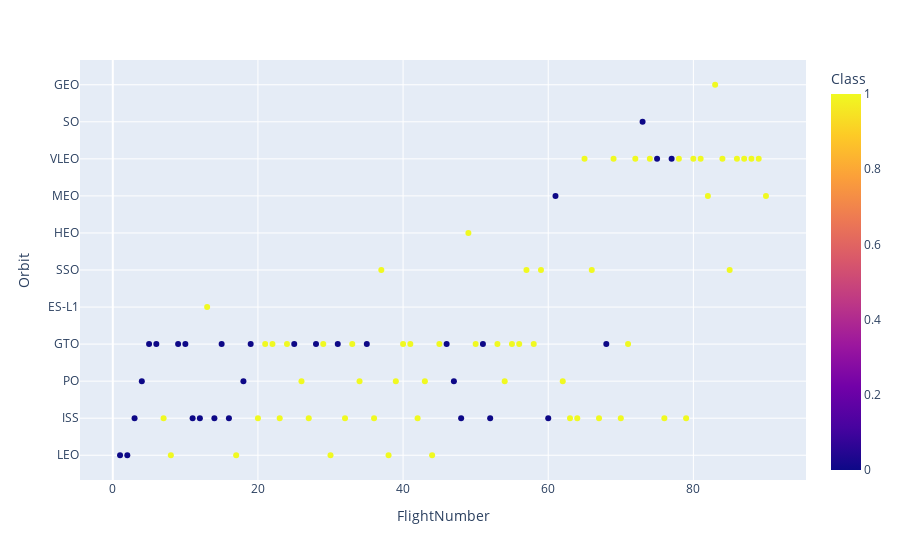

Notebook source saved alongside this figure:
### Markdown cell above
For each orbit, we want to see if there is any relationship between FlightNumber and Orbit type.

### Code cell
# Plot a scatter point chart with x axis to be FlightNumber and y axis to be the Orbit, and hue to be the class value
px.scatter(df, x="FlightNumber", y="Orbit", color="Class")

### Figure 1 — Plotly figure (JSON) as saved in the notebook; plotly's stock layout.template omitted (floating-point values rounded to 4 significant figures)
{"data": [{"hovertemplate": "FlightNumber=%{x}<br>Orbit=%{y}<br>Class=%{marker.color}<extra></extra>", "legendgroup": "", "marker": {"color": [0, 0, 0, 0, 0, 0, 1, 1, 0, 0, 0, 0, 1, 0, 0, 0, 1, 0, 0, 1, 1, 1, 1, 1, 0, 1, 1, 0, 1, 1, 0, 1, 1, 1, 0, 1, 1, 1, 1, 1, 1, 1, 1, 1, 1, 0, 0, 0, 1, 1, 0, 0, 1, 1, 1, 1, 1, 1, 1, 0, 0, 1, 1, 1, 1, 1, 1, 0, 1, 1, 1, 1, 0, 1, 0, 1, 0, 1, 1, 1, 1, 1, 1, 1, 1, 1, 1, 1, 1, 1], "coloraxis": "coloraxis", "symbol": "circle"}, "mode": "markers", "name": "", "orientation": "h", "showlegend": false, "type": "scatter", "x": [1, 2, 3, 4, 5, 6, 7, 8, 9, 10, 11, 12, 13, 14, 15, 16, 17, 18, 19, 20, 21, 22, 23, 24, 25, 26, 27, 28, 29, 30, 31, 32, 33, 34, 35, 36, 37, 38, 39, 40, 41, 42, 43, 44, 45, 46, 47, 48, 49, 50, 51, 52, 53, 54, 55, 56, 57, 58, 59, 60, 61, 62, 63, 64, 65, 66, 67, 68, 69, 70, 71, 72, 73, 74, 75, 76, 77, 78, 79, 80, 81, 82, 83, 84, 85, 86, 87, 88, 89, 90], "xaxis": "x", "y": ["LEO", "LEO", "ISS", "PO", "GTO", "GTO", "ISS", "LEO", "GTO", "GTO", "ISS", "ISS", "ES-L1", "ISS", "GTO", "ISS", "LEO", "PO", "GTO", "ISS", "GTO", "GTO", "ISS", "GTO", "GTO", "PO", "ISS", "GTO", "GTO", "LEO", "GTO", "ISS", "GTO", "PO", "GTO", "ISS", "SSO", "LEO", "PO", "GTO", "GTO", "ISS", "PO", "LEO", "GTO", "GTO", "PO", "ISS", "HEO", "GTO", "GTO", "ISS", "GTO", "PO", "GTO", "GTO", "SSO", "GTO", "SSO", "ISS", "MEO", "PO", "ISS", "ISS", "VLEO", "SSO", "ISS", "GTO", "VLEO", "ISS", "GTO", "VLEO", "SO", "VLEO", "VLEO", "ISS", "VLEO", "VLEO", "ISS", "VLEO", "VLEO", "MEO", "GEO", "VLEO", "SSO", "VLEO", "VLEO", "VLEO", "VLEO", "MEO"], "yaxis": "y"}], "layout": {"coloraxis": {"colorbar": {"title": {"text": "Class"}}, "colorscale": [[0, "#0d0887"], [0.1111, "#46039f"], [0.2222, "#7201a8"], [0.3333, "#9c179e"], [0.4444, "#bd3786"], [0.5556, "#d8576b"], [0.6667, "#ed7953"], [0.7778, "#fb9f3a"], [0.8889, "#fdca26"], [1, "#f0f921"]]}, "legend": {"tracegroupgap": 0}, "margin": {"t": 60}, "xaxis": {"anchor": "y", "domain": [0, 1], "title": {"text": "FlightNumber"}}, "yaxis": {"anchor": "x", "domain": [0, 1], "title": {"text": "Orbit"}}}}
